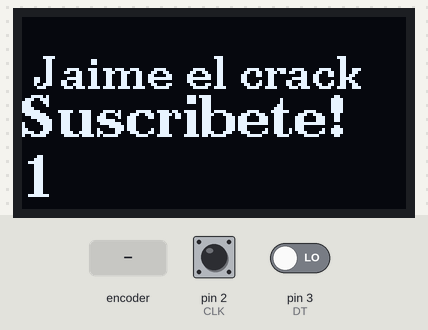
Simulated run of this sketch. Board: Arduino Uno, built with avr-gcc and run on an emulated ATmega328P. On the bench: 128×64 one-colour display. The inputs (shaded band) are chosen by the test bench; at power-on: pin 2 (CLK) HIGH, pin 3 (DT) LOW. What the sketch prints to the serial monitor is not drawn.

Above: at 1.2 s.
1.3 s: rotary encoder on pin 2 (CLK) / pin 3 (DT) turned 3 steps (first pin leading)
At 2.3 s:
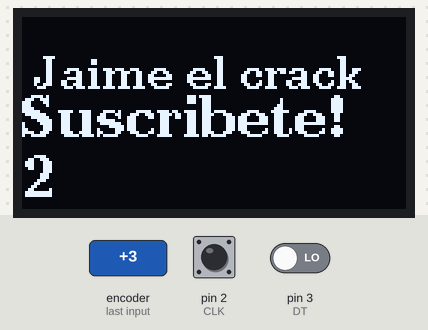
3.4 s: rotary encoder on pin 2 (CLK) / pin 3 (DT) turned 1 step (first pin leading)
At 4.5 s:
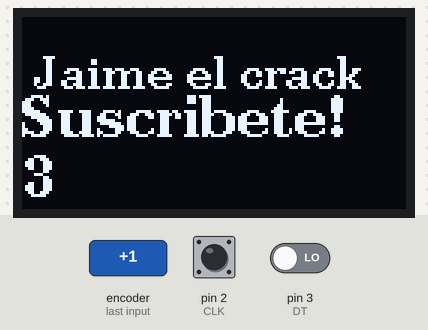
5.1 s: rotary encoder on pin 2 (CLK) / pin 3 (DT) turned 1 step (first pin leading)
At 5.8 s:
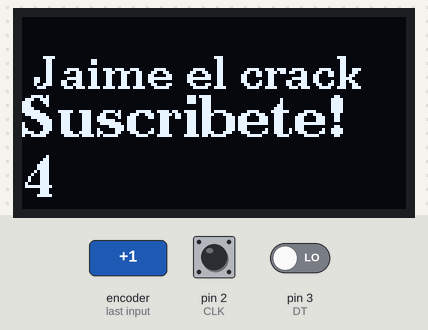
Timing chart, 0 to 8.1 s (numbered marks = the images above; inputs shaded):
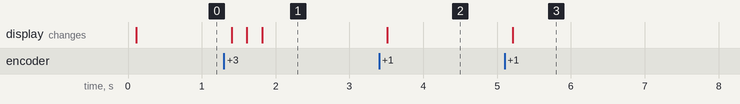

The sketch:

70_base_OLED_variable_dinamica_pantalla_v2.ino
```cpp
#include "U8g2lib.h"
#define CLK 2 //A
#define DT 3 // b
#define SW 5
#include <MemoryFree.h>

U8G2_SSD1306_128X64_NONAME_F_HW_I2C u8g2(U8G2_R0);

int sensorValue = 5;

volatile int POSICION = 1;
int ANTERIOR = 1;
int lastStateCLK;

void setup() {
  Serial.begin(9600);
  u8g2.begin();

  pinMode(CLK,INPUT);
  pinMode(DT,INPUT);
  pinMode(SW, INPUT_PULLUP);
  lastStateCLK = digitalRead(CLK);
  attachInterrupt(digitalPinToInterrupt(CLK), encoder, LOW);
}

void loop() {

  if (POSICION != ANTERIOR) {
    Serial.println(POSICION);
    ANTERIOR = POSICION ;
  }
  Serial.println(POSICION);
  //Serial.println(freeMemory());


  sensorValue = 51;

  u8g2.firstPage();
  do {

    u8g2.setFont(u8g2_font_ncenB10_tr);
    u8g2.drawStr(0, 24, " Jaime el crack");

    u8g2.setFont(u8g2_font_ncenB14_tr);
    u8g2.setCursor(0,40);
    u8g2.print(F("Suscribete!"));

    u8g2.setCursor(0,60);
    u8g2.print(POSICION);


  } while(u8g2.nextPage() );


}


void encoder()  {
  static unsigned long ultimaInterrupcion = 0;
						// tiempo de interrupcion
  unsigned long tiempoInterrupcion = millis();

  if (tiempoInterrupcion - ultimaInterrupcion > 5) {

    if (digitalRead(DT) == HIGH)
    {
      POSICION++ ;


    }
    else {
      POSICION-- ;


    }

    POSICION = min(100, max(0, POSICION));
    ultimaInterrupcion = tiempoInterrupcion;
  }
}
```

Measured:
- after the input at 1.3 s, the display: first changes after 0.10 s (image 1 shows a later state)
- after the input at 3.4 s, the display: changes after 0.11 s (image 2)
- after the input at 5.1 s, the display: changes after 0.11 s (image 3)
